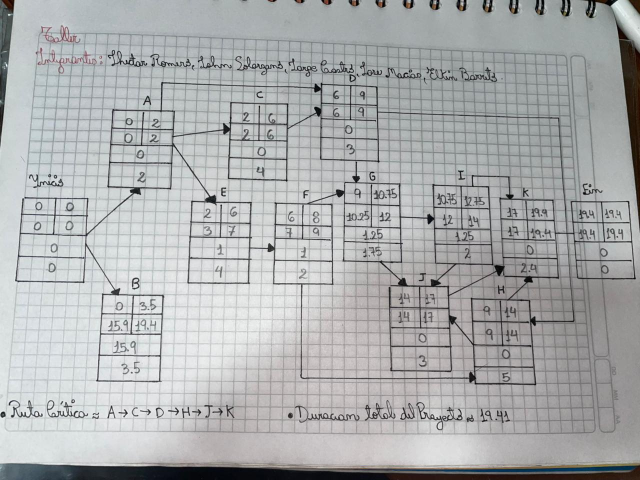
#> input picture media/letras/WhatsApp_Image_2025-10-28_at_6.58.58_PM.jpeg, 1280 x 960 px (shown at 1/2 size); its folder holds only this picture in this run
$ python -i ocr_canvas.py   (imports and definitions only)
#> lines starting #> are read from the running program, lines starting #| are printed output that depends on the picture; after the words box and inside, x2 and y2 are one past the last pixel; in counts of white or black regions, pixels touching at a corner belong together
#> further down, picture is the input picture: shape (960, 1280, 3); mean B, G, R 173.9, 173.2, 171.4
from __future__ import annotations

from typing import List, Tuple

import cv2
import numpy as np

try:
    import easyocr  # type: ignore
except Exception:  # pragma: no cover - handled at call site
    easyocr = None  # lazy requirement


def _get_or_create_reader(langs: List[str]):
    """Cache a singleton EasyOCR reader per language set to avoid cold start cost."""
    global _EASY_OCR_READERS
    key = tuple(langs)
    if '_EASY_OCR_READERS' not in globals():
        _EASY_OCR_READERS = {}
    if key not in _EASY_OCR_READERS:
        if easyocr is None:
            raise ImportError("easyocr no está instalado")
        _EASY_OCR_READERS[key] = easyocr.Reader(langs, gpu=False)
    return _EASY_OCR_READERS[key]


def _preprocess_canvas(img_bgr: np.ndarray) -> Tuple[np.ndarray, bool]:
    """
    - Toma el canvas BGR (fondo negro con trazos de color)
    - Convierte a escala de grises y binariza
    - Encuentra bounding box de píxeles no negros para recortar
    - Retorna imagen RGB recortada y si estaba vacía
    """
    if img_bgr is None:
        return img_bgr, True

    gray = cv2.cvtColor(img_bgr, cv2.COLOR_BGR2GRAY)

    # Umbral adaptativo para destacar trazos (que suelen ser >0 en canvas negro)
    _, bw = cv2.threshold(gray, 10, 255, cv2.THRESH_BINARY)
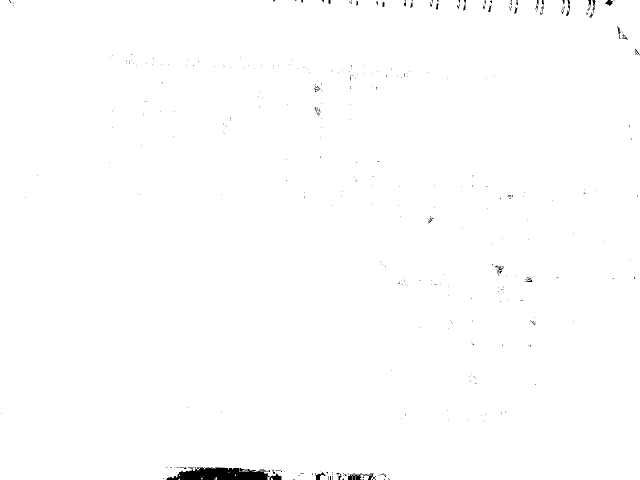
#> bw: shape (960, 1280) (shown at 1/2 size); 99.4% white; 413 black regions (377 under 20 px), largest, box (x1, y1, x2, y2) and area: (333, 934, 539, 960) 3858, (696, 950, 723, 960) 218, (539, 947, 563, 960) 194

    # Si está vacío (pocos píxeles blancos)
    if int(cv2.countNonZero(bw)) < 50:
        return img_bgr, True

    # Morfología para engrosar un poco los trazos
    kernel = cv2.getStructuringElement(cv2.MORPH_ELLIPSE, (3, 3))
    bw = cv2.dilate(bw, kernel, iterations=1)
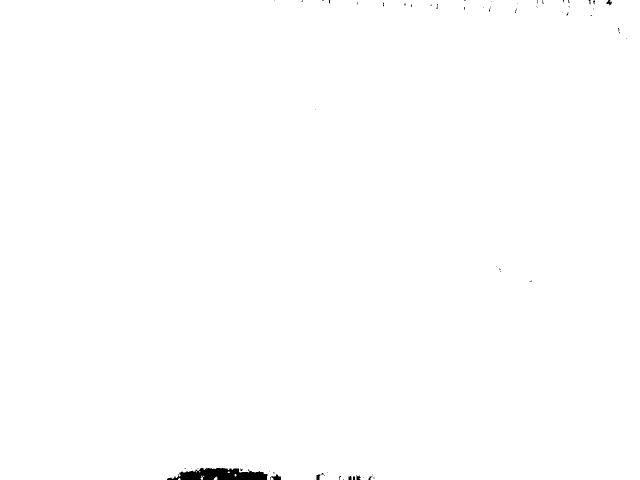
#> bw: shape (960, 1280) (shown at 1/2 size); 99.7% white; 60 black regions (52 under 20 px), largest, box (x1, y1, x2, y2) and area: (334, 936, 535, 960) 3370, (540, 948, 562, 960) 142, (632, 946, 650, 960) 82

    # Bounding box
    ys, xs = np.where(bw > 0)
    y1, y2 = int(np.min(ys)), int(np.max(ys))
#> y1 = 0; y2 = 959
    x1, x2 = int(np.min(xs)), int(np.max(xs))
#> x1 = 0; x2 = 1279

    # Padding
    pad = 10
    y1 = max(y1 - pad, 0)
    x1 = max(x1 - pad, 0)
    y2 = min(y2 + pad, img_bgr.shape[0] - 1)
    x2 = min(x2 + pad, img_bgr.shape[1] - 1)

    crop = img_bgr[y1:y2 + 1, x1:x2 + 1]

    # Convertir a RGB para EasyOCR y reescalar a altura razonable
    rgb = cv2.cvtColor(crop, cv2.COLOR_BGR2RGB)
    h, w = rgb.shape[:2]
#> h = 960; w = 1280
    target_h = 256
    scale = target_h / max(h, 1)
#> scale = 0.267
    rgb = cv2.resize(rgb, (max(int(w * scale), 1), target_h), interpolation=cv2.INTER_CUBIC)
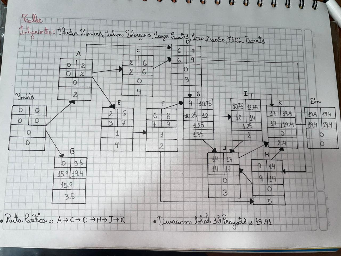
#> rgb: shape (256, 341, 3); mean R, G, B 171.4, 173.3, 174

    return rgb, False


def recognize_text_from_canvas(canvas_port, languages: List[str] | None = None) -> Tuple[str, bool]:
    """
    Reconoce texto del canvas actual.

    Retorna (texto, empty), donde empty=True indica que no hay trazos suficientes.
    """
    langs = languages or ['es', 'en']

    # Obtener canvas actual
    img = canvas_port.get()
    if img is None:
        return "", True

    pre, empty = _preprocess_canvas(img)
    if empty:
        return "", True

    reader = _get_or_create_reader(langs)
    # detail=0 devuelve solo textos reconocidos
    result: List[str] = reader.readtext(pre, detail=0, paragraph=True)

    # Unir líneas en una sola frase/palabra
    text = " ".join([s.strip() for s in result if s and s.strip()])
    return text, False

>>> import cv2
>>> picture = cv2.imread('../../../media/letras/WhatsApp_Image_2025-10-28_at_6.58.58_PM.jpeg')
>>> result = _preprocess_canvas(picture)
